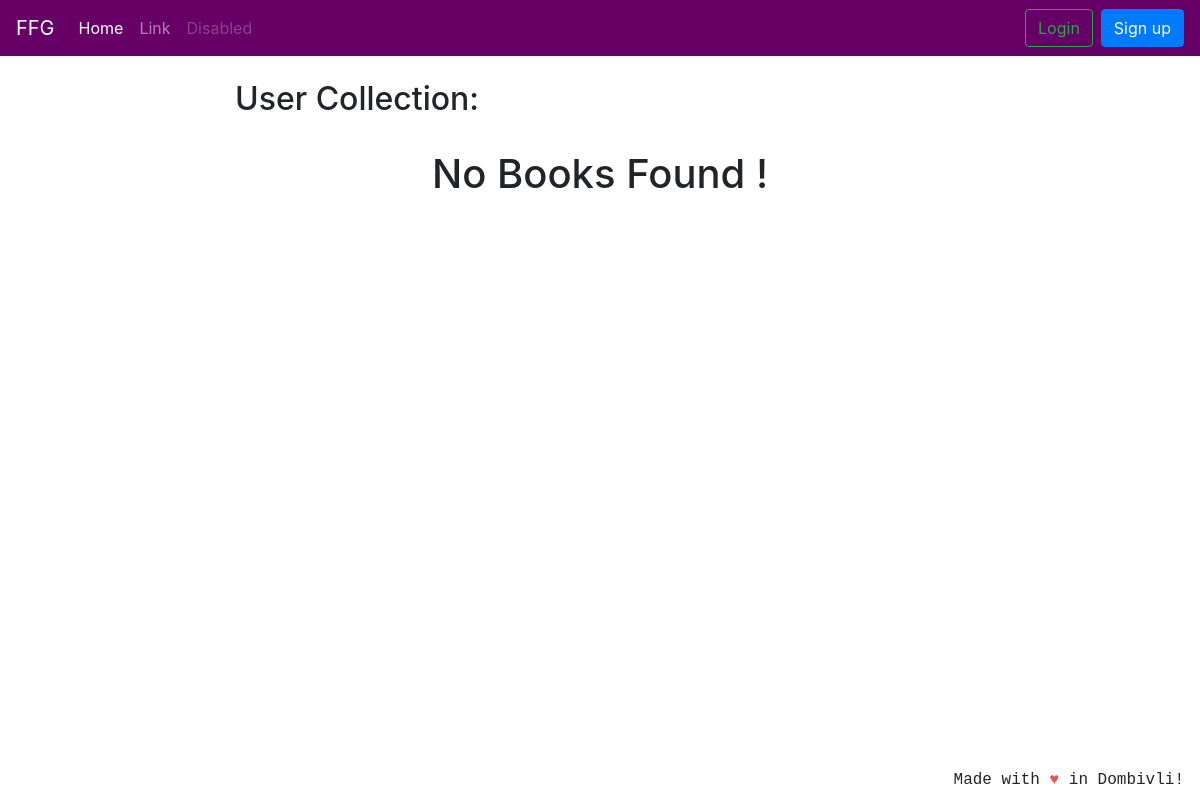
The app's page /userbooks/aaakksaas, older data.
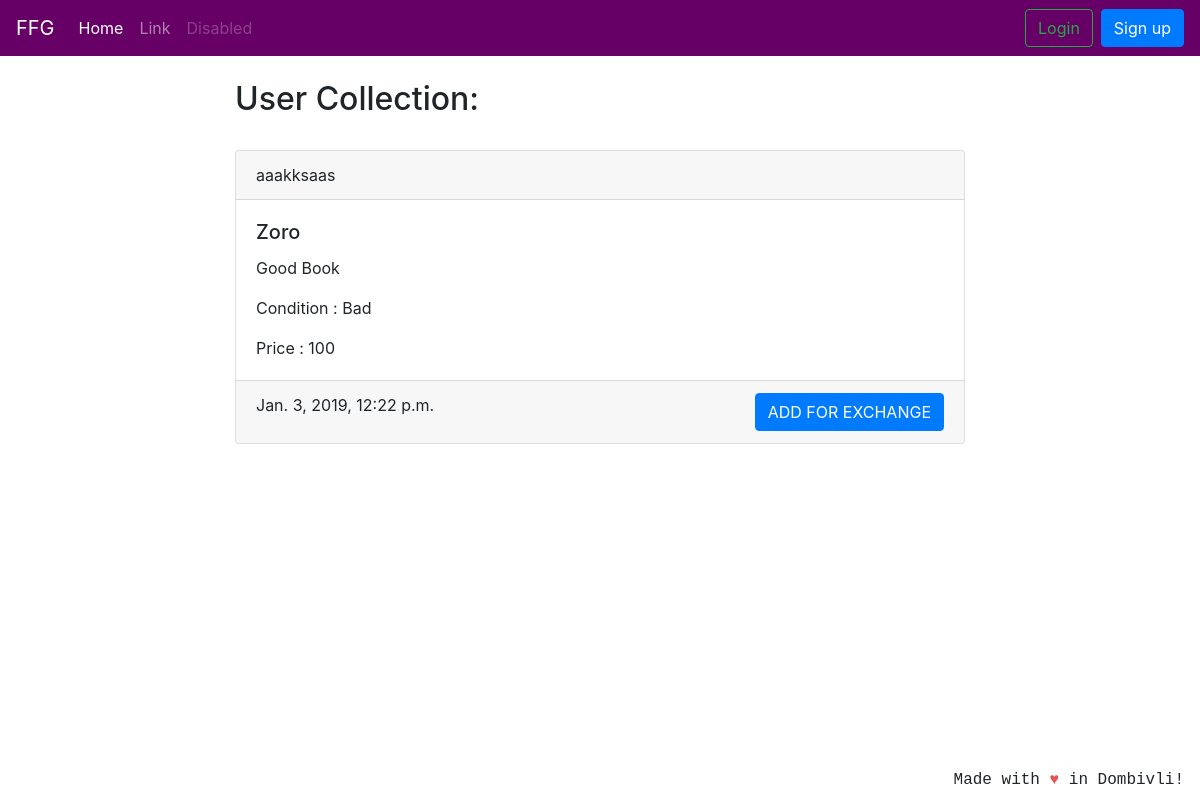
The same page, newer data.
### coreapp/models.py (models this page shows, shortened)
class Book(models.Model):
    user = models.ForeignKey(User, on_delete=models.CASCADE, null=True)
    book_name = models.CharField(max_length=100)
    description = models.CharField(max_length=2000)
    image = models.ImageField(null=True, blank=True, upload_to="book_images/")
    price = models.IntegerField()
    condition = models.CharField(
        max_length=100, choices=CONITION_CHOICES, default='Acceptable')
    created_at = models.DateTimeField(auto_now_add=True)
    class Meta:
        verbose_name = 'Book'
        verbose_name_plural = 'Books'

### coreapp/views.py (the view)
# urls.py: path('userbooks/<str:username>', views.UserBookListViewForUser.as_view(),name='userbooksforuser'),
class UserBookListViewForUser(generic.ListView):
    model = Book
    template_name = 'collection_user_entries.html'
    context_object_name = 'books'
    ordering = ['-created_at']
    def get_queryset(self):
        user = self.kwargs['username']
        return Book.objects.filter(user__username=user).order_by('-created_at')

### templates/collection_user_entries.html (shortened to what this page needs)
{% extends 'base.html' %}
{% block content %}
<h2>User Collection:</h2>
<br />
{% if books %}
{% for book in books %}
<div class="card text-left">
    <div class="card-header">
        {{ book.user.username }}
    </div>
    <div class="card-body">
        <h5 class="card-title">{{ book.book_name }}</h5>
        <p class="card-text">{{ book.description }}</p>
        <p class="card-text">Condition : {{ book.condition }} </p>
        <p class="card-text">Price : {{ book.price }} </p>
    </div>
    <div class="card-footer text-mutxed">
        {{ book.created_at }} <a href="{% url 'wishlist:add_to_list' book.id %}" class="btn btn-primary float-right">ADD FOR EXCHANGE</a>
    </div>
</div>
{% endfor %}
{% else %}
<div class="text-center">
    <h1>No Books Found ! </h1>
</div>
{% endif %}
{% endblock %}

Row changes from the older to the newer data that the page shows:
added Book: user.username "aaakksaas", book_name "Zoro", description "Good Book", condition "Bad", price "100", created_at "Jan. 3, 2019, 12:22 p.m."
Text that changed along with them:
text no longer shown: "No Books Found !"
